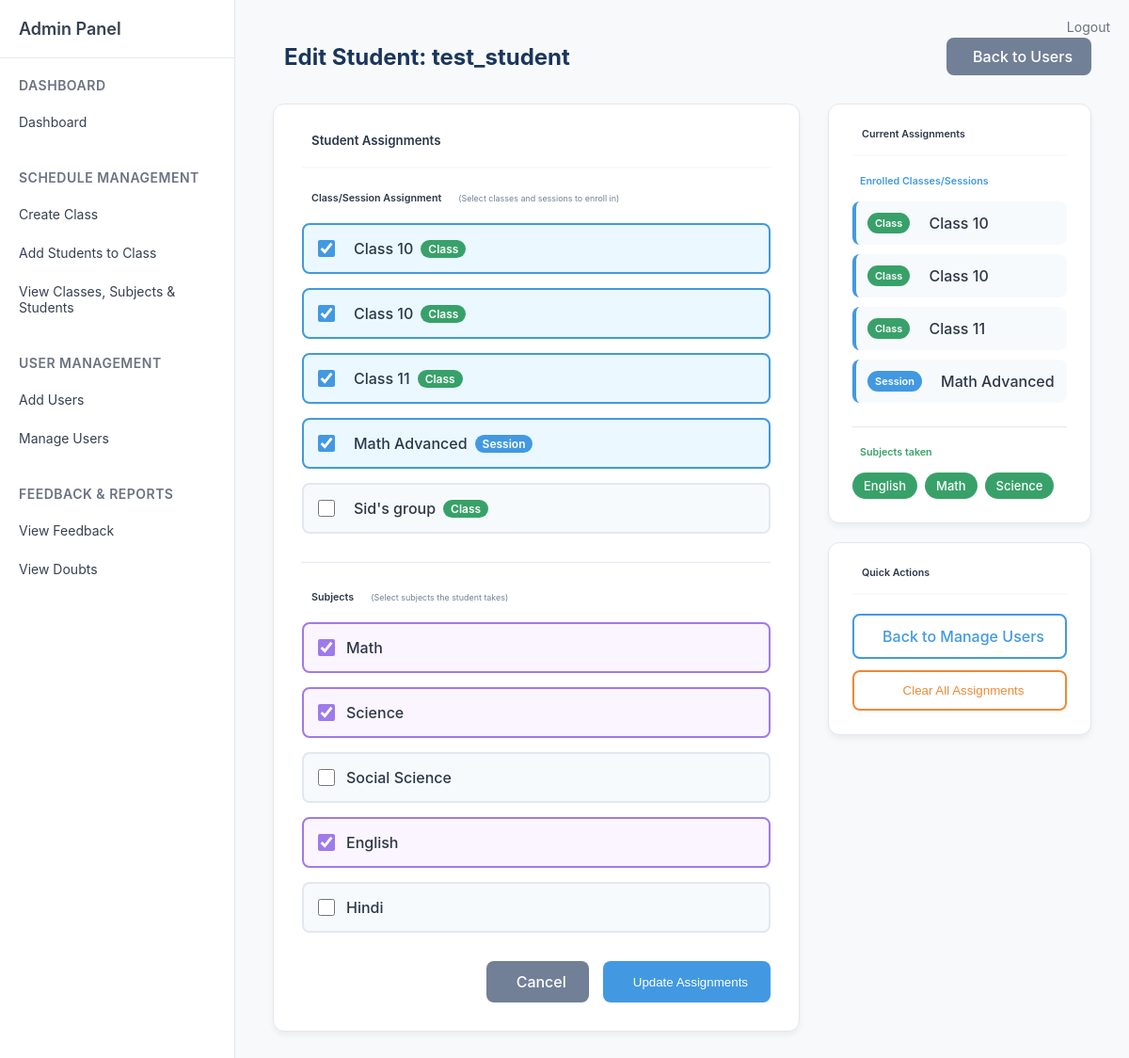
The app's page /admin/edit_student/7 (signed in) with its own data.
### tables this page shows
CREATE TABLE users (
            id INTEGER PRIMARY KEY AUTOINCREMENT,
            username TEXT UNIQUE NOT NULL,
            password TEXT NOT NULL,
            role TEXT NOT NULL DEFAULT 'student',
            email TEXT,
            name TEXT,
            phone TEXT,
            address TEXT,
            created_by INTEGER,
            created_on DATETIME DEFAULT CURRENT_TIMESTAMP,
            updated_by INTEGER,
            updated_on DATETIME,
            FOREIGN KEY (created_by) REFERENCES users(id)
        );

CREATE TABLE classes (
            id INTEGER PRIMARY KEY AUTOINCREMENT,
            name TEXT NOT NULL,
            type TEXT DEFAULT 'regular',
            description TEXT,
            grade_level TEXT,
            section TEXT,
            schedule_days TEXT,
            schedule_time_start TEXT,
            schedule_time_end TEXT,
            schedule_pdf_path TEXT,
            room_number TEXT,
            max_students INTEGER DEFAULT 30,
            status TEXT DEFAULT 'active',
            created_by INTEGER,
            created_on DATETIME DEFAULT CURRENT_TIMESTAMP,
            updated_by INTEGER,
            updated_on DATETIME,
            FOREIGN KEY (created_by) REFERENCES users(id),
            FOREIGN KEY (updated_by) REFERENCES users(id)
        );

CREATE TABLE student_subjects (
            id INTEGER PRIMARY KEY AUTOINCREMENT,
            student_id INTEGER NOT NULL,
            subject_name TEXT NOT NULL,
            assigned_by INTEGER,
            assigned_on DATETIME DEFAULT CURRENT_TIMESTAMP,
            FOREIGN KEY (student_id) REFERENCES users(id),
            FOREIGN KEY (assigned_by) REFERENCES users(id),
            UNIQUE(student_id, subject_name)
        );

### routes/admin.py (the view)
@admin_bp.route('/edit_student/<int:student_id>')
def edit_student(student_id):
    if 'role' not in session or session['role'] != 'admin':
        return redirect(url_for('auth.login'))
    conn = get_db()
    cur = conn.cursor()
    cur.execute('SELECT username FROM users WHERE id = ?', (student_id,))
    student = cur.fetchone()
    if not student:
        flash('Student not found!', 'error')
        return redirect(url_for('admin.manage_users'))
    cur.execute('SELECT id, name, type FROM classes WHERE status = "active" ORDER BY name')
    all_classes = cur.fetchall()
    cur.execute('''
        SELECT c.id, c.name, c.type
        FROM classes c
        JOIN student_class_map scm ON c.id = scm.class_id
        WHERE scm.student_id = ?
        ORDER BY c.name
    ''', (student_id,))
    assigned_classes = cur.fetchall()
    available_subjects = ['Math', 'Science', 'Social Science', 'English', 'Hindi']
    cur.execute('SELECT subject_name FROM student_subjects WHERE student_id = ? ORDER BY subject_name', (student_id,))
    assigned_subjects_data = cur.fetchall()
    assigned_subjects = [row[0] for row in assigned_subjects_data]
    conn.close()
    return render_template('admin/edit_student.html',
                         student_id=student_id,
                         student_name=student[0],
                         all_classes=all_classes,
                         assigned_classes=[cls[0] for cls in assigned_classes],
                         available_subjects=available_subjects,
                         assigned_subjects=assigned_subjects)

### templates/admin/edit_student.html (shortened to what this page needs)
{% extends 'admin/sidebar.html' %}
{% block content %}
<div style="display: flex; justify-content: space-between; align-items: center; margin-bottom: 30px;">
    <h2 style="color: #1a365d; font-weight: 700; margin: 0; display: flex; align-items: center; gap: 12px;">
        Edit Student: {{ student_name }}
    </h2>
    <a href="{{ url_for('admin.manage_users') }}"
       style="display: inline-flex; align-items: center; gap: 8px; padding: 10px 20px; background: #718096; color: white; text-decoration: none; border-radius: 8px; font-weight: 500; transition: all 0.2s ease; border: none;"
       onmouseover="this.style.background='#4a5568'"
       onmouseout="this.style.background='#718096'">
         Back to Users
    </a>
</div>
<div style="display: grid; grid-template-columns: 2fr 1fr; gap: 30px; margin-top: 20px;">
    <div>
        <div style="background: white; border-radius: 12px; padding: 30px; box-shadow: 0 4px 6px rgba(0, 0, 0, 0.05); border: 1px solid #e2e8f0;">
            <div style="margin-bottom: 25px; padding-bottom: 20px; border-bottom: 2px solid #f7fafc;">
                <h5 style="margin: 0; color: #2d3748; font-weight: 600; display: flex; align-items: center; gap: 10px;">
                    Student Assignments
                </h5>
            </div>
            <div>
                <form method="POST">
                    <div style="margin-bottom: 30px;">
                        <h6 style="margin-bottom: 20px; color: #2d3748; font-weight: 600; display: flex; align-items: center; gap: 10px;">
                            Class/Session Assignment
                            <small style="color: #718096; font-weight: 400; margin-left: 8px;">(Select classes and sessions to enroll in)</small>
                        </h6>
                        {% if all_classes %}
                            <div style="display: grid; grid-template-columns: repeat(auto-fit, minmax(300px, 1fr)); gap: 15px;">
                                {% for class in all_classes %}
                                <div>
                                    <label style="display: flex; align-items: center; gap: 12px; padding: 15px; border: 2px solid #e2e8f0; border-radius: 8px; cursor: pointer; transition: all 0.2s ease; background: #f7fafc;"
                                           onmouseover="if (!this.querySelector('input').checked) this.style.borderColor='#4299e1'; if (!this.querySelector('input').checked) this.style.background='#ebf8ff'"
                                           onmouseout="if (!this.querySelector('input').checked) this.style.borderColor='#e2e8f0'; if (!this.querySelector('input').checked) this.style.background='#f7fafc'">
                                        <input type="checkbox" name="classes" value="{{ class[0] }}"
                                               id="class_{{ class[0] }}"
                                               {% if class[0] in assigned_classes %}checked{% endif %}
                                               style="width: 18px; height: 18px; accent-color: #4299e1;"
                                               onchange="if (this.checked) { this.parentElement.style.borderColor='#4299e1'; this.parentElement.style.background='#ebf8ff'; } else { this.parentElement.style.borderColor='#e2e8f0'; this.parentElement.style.background='#f7fafc'; }">
                                        <span style="color: #2d3748; font-weight: 500; display: flex; align-items: center; gap: 8px;">
                                            {% if class[2] == 'session' %}
                                                 {{ class[1] }}
                                                <span style="background: #4299e1; color: white; padding: 2px 8px; border-radius: 12px; font-size: 12px; font-weight: 600;">Session</span>
                                            {% else %}
                                                 {{ class[1] }}
                                                <span style="background: #38a169; color: white; padding: 2px 8px; border-radius: 12px; font-size: 12px; font-weight: 600;">Class</span>
                                            {% endif %}
                                        </span>
                                    </label>
                                </div>
                                {% endfor %}
                            </div>
                        {% else %}
                            <div style="padding: 20px; background: #e6fffa; border: 1px solid #81e6d9; border-radius: 8px; color: #234e52;">
                                <i class="bi bi-info-circle" style="margin-right: 8px;"></i>
                                No classes/sessions available. Please create them first.
                            </div>
                        {% endif %}
                    </div>
                    <hr style="border: none; border-top: 1px solid #e2e8f0; margin: 30px 0;">
                    <div style="margin-bottom: 30px;">
                        <h6 style="margin-bottom: 20px; color: #2d3748; font-weight: 600; display: flex; align-items: center; gap: 10px;">
                            Subjects
                            <small style="color: #718096; font-weight: 400; margin-left: 8px;">(Select subjects the student takes)</small>
                        </h6>
                        <div style="display: grid; grid-template-columns: repeat(auto-fit, minmax(250px, 1fr)); gap: 15px;">
                            {% for subject in available_subjects %}
                            <div>
                                <label style="display: flex; align-items: center; gap: 12px; padding: 15px; border: 2px solid #e2e8f0; border-radius: 8px; cursor: pointer; transition: all 0.2s ease; background: #f7fafc;"
                                       onmouseover="if (!this.querySelector('input').checked) this.style.borderColor='#9f7aea'; if (!this.querySelector('input').checked) this.style.background='#faf5ff'"
                                       onmouseout="if (!this.querySelector('input').checked) this.style.borderColor='#e2e8f0'; if (!this.querySelector('input').checked) this.style.background='#f7fafc'">
                                    <input type="checkbox" name="subjects" value="{{ subject }}"
                                           id="subject_{{ loop.index }}"
                                           {% if subject in assigned_subjects %}checked{% endif %}
                                           style="width: 18px; height: 18px; accent-color: #9f7aea;"
                                           onchange="if (this.checked) { this.parentElement.style.borderColor='#9f7aea'; this.parentElement.style.background='#faf5ff'; } else { this.parentElement.style.borderColor='#e2e8f0'; this.parentElement.style.background='#f7fafc'; }">
                                    <span style="color: #2d3748; font-weight: 500;">{{ subject }}</span>
                                </label>
                            </div>
                            {% endfor %}
                        </div>
                    </div>
                    <div style="display: flex; justify-content: flex-end; gap: 15px; margin-top: 30px;">
                        <a href="{{ url_for('admin.manage_users') }}"
                           style="display: inline-flex; align-items: center; gap: 8px; padding: 12px 24px; background: #718096; color: white; text-decoration: none; border-radius: 8px; font-weight: 500; transition: all 0.2s ease;"
                           onmouseover="this.style.background='#4a5568'"
                           onmouseout="this.style.background='#718096'">
                             Cancel
                        </a>
                        <button type="submit"
                                style="display: inline-flex; align-items: center; gap: 8px; padding: 12px 24px; background: #4299e1; color: white; border: none; border-radius: 8px; font-weight: 500; cursor: pointer; transition: all 0.2s ease;"
                                onmouseover="this.style.background='#3182ce'"
                                onmouseout="this.style.background='#4299e1'">
                             Update Assignments
                        </button>
                    </div>
                </form>
            </div>
        </div>
    </div>
    <div>
        <div style="background: white; border-radius: 12px; padding: 25px; box-shadow: 0 4px 6px rgba(0, 0, 0, 0.05); border: 1px solid #e2e8f0; margin-bottom: 20px;">
            <div style="margin-bottom: 20px; padding-bottom: 15px; border-bottom: 2px solid #f7fafc;">
                <h6 style="margin: 0; color: #2d3748; font-weight: 600; display: flex; align-items: center; gap: 10px;">
                    Current Assignments
                </h6>
            </div>
            <div>
                <div style="margin-bottom: 25px;">
                    <h6 style="color: #4299e1; margin-bottom: 15px; font-weight: 600; display: flex; align-items: center; gap: 8px;">
                         Enrolled Classes/Sessions
                    </h6>
                    {% if assigned_classes %}
                        <div style="display: flex; flex-direction: column; gap: 10px;">
                            {% for class in all_classes %}
                                {% if class[0] in assigned_classes %}
                                <div style="padding: 12px; background: #f7fafc; border-radius: 8px; border-left: 4px solid #4299e1; display: flex; align-items: center; gap: 10px;">
                                    {% if class[2] == 'session' %}
                                        <span style="background: #4299e1; color: white; padding: 4px 8px; border-radius: 12px; font-size: 11px; font-weight: 600;">Session</span>
                                    {% else %}
                                        <span style="background: #38a169; color: white; padding: 4px 8px; border-radius: 12px; font-size: 11px; font-weight: 600;">Class</span>
                                    {% endif %}
                                    <span style="color: #2d3748; font-weight: 500;">{{ class[1] }}</span>
                                </div>
                                {% endif %}
                            {% endfor %}
                        </div>
                    {% else %}
                        <p style="color: #718096; margin: 0; display: flex; align-items: center; gap: 8px;">
                            <i class="bi bi-dash"></i> No classes/sessions assigned
                        </p>
                    {% endif %}
                </div>
                <hr style="border: none; border-top: 1px solid #e2e8f0; margin: 20px 0;">
                <div style="margin-bottom: 0;">
                    <h6 style="color: #38a169; margin-bottom: 15px; font-weight: 600; display: flex; align-items: center; gap: 8px;">
                         Subjects taken
                    </h6>
                    {% if assigned_subjects %}
                        <div style="display: flex; flex-wrap: wrap; gap: 8px;">
                            {% for subject in assigned_subjects %}
                            <span style="background: #38a169; color: white; padding: 6px 12px; border-radius: 16px; font-size: 13px; font-weight: 500;">{{ subject }}</span>
                            {% endfor %}
                        </div>
                    {% else %}
                        <p style="color: #718096; margin: 0; display: flex; align-items: center; gap: 8px;">
                            <i class="bi bi-dash"></i> No subjects selected
                        </p>
                    {% endif %}
                </div>
            </div>
        </div>
        <div style="background: white; border-radius: 12px; padding: 25px; box-shadow: 0 4px 6px rgba(0, 0, 0, 0.05); border: 1px solid #e2e8f0;">
            <div style="margin-bottom: 20px; padding-bottom: 15px; border-bottom: 2px solid #f7fafc;">
                <h6 style="margin: 0; color: #2d3748; font-weight: 600; display: flex; align-items: center; gap: 10px;">
                    Quick Actions
                </h6>
            </div>
            <div style="display: flex; flex-direction: column; gap: 12px;">
                <a href="{{ url_for('admin.manage_users') }}"
                   style="display: inline-flex; align-items: center; gap: 8px; padding: 12px 16px; background: transparent; color: #4299e1; text-decoration: none; border: 2px solid #4299e1; border-radius: 8px; font-weight: 500; transition: all 0.2s ease; text-align: center; justify-content: center;"
                   onmouseover="this.style.background='#4299e1'; this.style.color='white'"
                   onmouseout="this.style.background='transparent'; this.style.color='#4299e1'">
                     Back to Manage Users
                </a>
                <button onclick="clearAllAssignments()"
                        style="display: inline-flex; align-items: center; gap: 8px; padding: 12px 16px; background: transparent; color: #ed8936; border: 2px solid #ed8936; border-radius: 8px; font-weight: 500; cursor: pointer; transition: all 0.2s ease; justify-content: center;"
                        onmouseover="this.style.background='#ed8936'; this.style.color='white'"
                        onmouseout="this.style.background='transparent'; this.style.color='#ed8936'">
                     Clear All Assignments
                </button>
            </div>
        </div>
    </div>
</div>
{% endblock %}

### records on screen
users: username "test_student"
classes: classes "☑", name "Class 10", type "Class"
classes: classes "☑", name "Class 10", type "Class"
classes: classes "☑", name "Class 11", type "Class"
classes: classes "☑", name "Math Advanced", type "Session"
classes: name "Sid's group"
student_subjects: subject_name "English"
student_subjects: subject_name "Math"
student_subjects: subject_name "Science"

### other values on screen
{{ subject }} "Math" "Science" "Social Science" "English" "Hindi"
